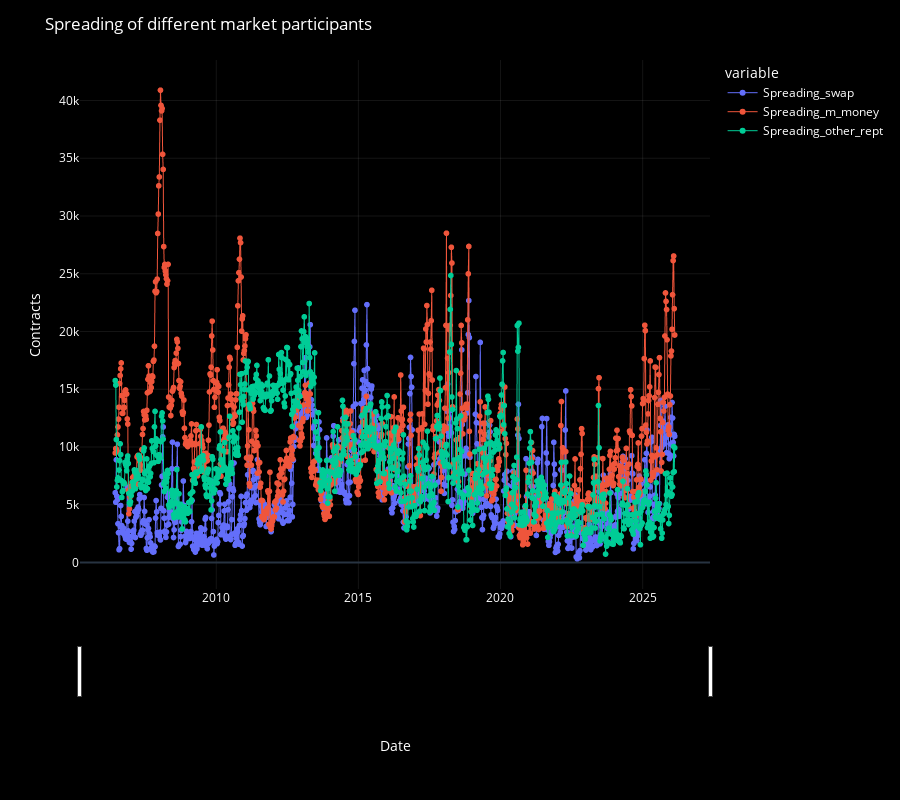

Notebook cell for this chart:
### Markdown cell above
# **Plots**

### Code cell
plot_df_chart(
    df = df_spreading,
    chart_title = "Spreading of different market participants"
)

### Figure 1 — Plotly figure (JSON) as saved in the notebook; plotly's stock layout.template omitted (floating-point values rounded to 4 significant figures; data arrays with more than 128 entries replaced by an {"elided": "..."} marker saying what was removed)
{"data": [{"hovertemplate": "<b>%{fullData.name}</b><br>%{y:.2f}<extra></extra>", "legendgroup": "Spreading_swap", "line": {"color": "#636efa", "dash": "solid", "width": 1}, "marker": {"symbol": "circle"}, "mode": "lines+markers", "name": "Spreading_swap", "showlegend": true, "type": "scattergl", "x": {"elided": "1028 str values"}, "xaxis": "x", "y": {"elided": "1028 int values"}, "yaxis": "y"}, {"hovertemplate": "<b>%{fullData.name}</b><br>%{y:.2f}<extra></extra>", "legendgroup": "Spreading_m_money", "line": {"color": "#EF553B", "dash": "solid", "width": 1}, "marker": {"symbol": "circle"}, "mode": "lines+markers", "name": "Spreading_m_money", "showlegend": true, "type": "scattergl", "x": {"elided": "1028 str values"}, "xaxis": "x", "y": {"elided": "1028 int values"}, "yaxis": "y"}, {"hovertemplate": "<b>%{fullData.name}</b><br>%{y:.2f}<extra></extra>", "legendgroup": "Spreading_other_rept", "line": {"color": "#00cc96", "dash": "solid", "width": 1}, "marker": {"symbol": "circle"}, "mode": "lines+markers", "name": "Spreading_other_rept", "showlegend": true, "type": "scattergl", "x": {"elided": "1028 str values"}, "xaxis": "x", "y": {"elided": "1028 int values"}, "yaxis": "y"}], "layout": {"dragmode": "zoom", "font": {"color": "white", "size": 12}, "height": 800, "legend": {"bgcolor": "rgba(0,0,0,0)", "itemclick": "toggle", "itemdoubleclick": "toggleothers", "title": {"text": "variable"}, "tracegroupgap": 0}, "margin": {"t": 60}, "paper_bgcolor": "black", "plot_bgcolor": "black", "title": {"text": "Spreading of different market participants"}, "xaxis": {"anchor": "y", "domain": [0, 1], "gridcolor": "rgba(255,255,255,0.08)", "rangeslider": {"visible": true}, "showgrid": true, "title": {"text": "Date"}}, "yaxis": {"anchor": "x", "domain": [0, 1], "fixedrange": false, "gridcolor": "rgba(255,255,255,0.08)", "showgrid": true, "title": {"text": "Contracts"}}}}
